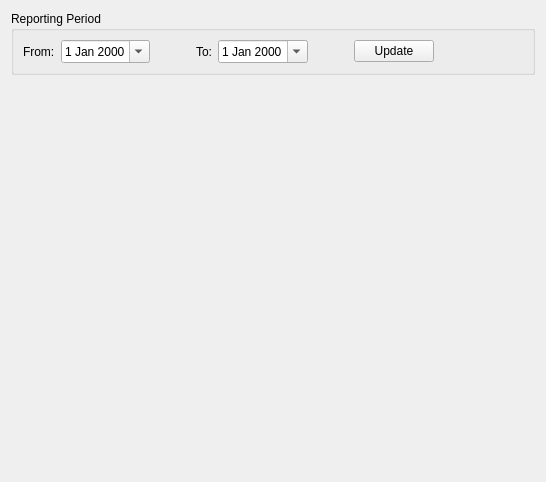
<?xml version="1.0" encoding="UTF-8"?>
<ui version="4.0">
 <class>AccountActivityReportWidget</class>
 <widget class="QWidget" name="AccountActivityReportWidget">
  <property name="geometry">
   <rect>
    <x>0</x>
    <y>0</y>
    <width>546</width>
    <height>482</height>
   </rect>
  </property>
  <property name="windowTitle">
   <string>Form</string>
  </property>
  <layout class="QVBoxLayout" name="verticalLayout" stretch="0,1">
   <item>
    <widget class="QGroupBox" name="m_reportingGroupBox">
     <property name="title">
      <string>Reporting Period</string>
     </property>
     <layout class="QGridLayout" name="gridLayout_2">
      <item row="0" column="8">
       <widget class="QPushButton" name="m_updateButton">
        <property name="text">
         <string>Update</string>
        </property>
       </widget>
      </item>
      <item row="0" column="6">
       <widget class="QDateEdit" name="m_toPeriodDateEdit">
        <property name="sizePolicy">
         <sizepolicy hsizetype="Expanding" vsizetype="Fixed">
          <horstretch>0</horstretch>
          <verstretch>0</verstretch>
         </sizepolicy>
        </property>
        <property name="frame">
         <bool>true</bool>
        </property>
        <property name="buttonSymbols">
         <enum>QAbstractSpinBox::NoButtons</enum>
        </property>
        <property name="calendarPopup">
         <bool>true</bool>
        </property>
       </widget>
      </item>
      <item row="0" column="9">
       <spacer name="m_periodRightSpacer">
        <property name="orientation">
         <enum>Qt::Horizontal</enum>
        </property>
        <property name="sizeHint" stdset="0">
         <size>
          <width>40</width>
          <height>20</height>
         </size>
        </property>
       </spacer>
      </item>
      <item row="0" column="4">
       <spacer name="m_fromToPeriodSpacer">
        <property name="orientation">
         <enum>Qt::Horizontal</enum>
        </property>
        <property name="sizeType">
         <enum>QSizePolicy::Fixed</enum>
        </property>
        <property name="sizeHint" stdset="0">
         <size>
          <width>40</width>
          <height>20</height>
         </size>
        </property>
       </spacer>
      </item>
      <item row="0" column="5">
       <widget class="QLabel" name="m_toPeriodLabel">
        <property name="text">
         <string>To:</string>
        </property>
       </widget>
      </item>
      <item row="0" column="2">
       <widget class="QLabel" name="m_fromPeriodLabel">
        <property name="text">
         <string>From:</string>
        </property>
       </widget>
      </item>
      <item row="0" column="3">
       <widget class="QDateEdit" name="m_fromPeriodDateEdit">
        <property name="sizePolicy">
         <sizepolicy hsizetype="Expanding" vsizetype="Fixed">
          <horstretch>0</horstretch>
          <verstretch>0</verstretch>
         </sizepolicy>
        </property>
        <property name="readOnly">
         <bool>false</bool>
        </property>
        <property name="buttonSymbols">
         <enum>QAbstractSpinBox::NoButtons</enum>
        </property>
        <property name="calendarPopup">
         <bool>true</bool>
        </property>
       </widget>
      </item>
      <item row="0" column="7">
       <spacer name="m_updateSpacer">
        <property name="orientation">
         <enum>Qt::Horizontal</enum>
        </property>
        <property name="sizeType">
         <enum>QSizePolicy::Fixed</enum>
        </property>
        <property name="sizeHint" stdset="0">
         <size>
          <width>40</width>
          <height>20</height>
         </size>
        </property>
       </spacer>
      </item>
     </layout>
    </widget>
   </item>
   <item>
    <widget class="Spire::ProfitAndLossWidget" name="m_profitAndLossWidget" native="true"/>
   </item>
  </layout>
 </widget>
 <customwidgets>
  <customwidget>
   <class>Spire::ProfitAndLossWidget</class>
   <extends>QWidget</extends>
   <header>Spire/Blotter/ProfitAndLossWidget.hpp</header>
   <container>1</container>
  </customwidget>
 </customwidgets>
 <resources/>
 <connections/>
</ui>
